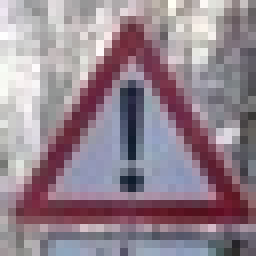
#> input picture additional-data/caution.jpg, 32 x 32 px (shown 8 times larger); its folder holds 4 pictures in this run
$ jupyter execute --allow-errors Traffic_Sign_Classifier.ipynb   (shell and % lines are left out)
#> lines starting #> are read from the running program, lines starting #| are printed output that depends on the picture
# Self-Driving Car Engineer Nanodegree

## Deep Learning

## Project: Build a Traffic Sign Recognition Classifier

In this notebook, a template is provided for you to implement your functionality in stages, which is required to successfully complete this project. If additional code is required that cannot be included in the notebook, be sure that the Python code is successfully imported and included in your submission if necessary.

> **Note**: Once you have completed all of the code implementations, you need to finalize your work by exporting the iPython Notebook as an HTML document. Before exporting the notebook to html, all of the code cells need to have been run so that reviewers can see the final implementation and output. You can then export the notebook by using the menu above and navigating to  \n",
    "**File -> Download as -> HTML (.html)**. Include the finished document along with this notebook as your submission.

In addition to implementing code, there is a writeup to complete. The writeup should be completed in a separate file, which can be either a markdown file or a pdf document. There is a [write up template](https://github.com/udacity/CarND-Traffic-Sign-Classifier-Project/blob/master/writeup_template.md) that can be used to guide the writing process. Completing the code template and writeup template will cover all of the [rubric points](https://review.udacity.com/#!/rubrics/481/view) for this project.

The [rubric](https://review.udacity.com/#!/rubrics/481/view) contains "Stand Out Suggestions" for enhancing the project beyond the minimum requirements. The stand out suggestions are optional. If you decide to pursue the "stand out suggestions", you can include the code in this Ipython notebook and also discuss the results in the writeup file.

>**Note:** Code and Markdown cells can be executed using the **Shift + Enter** keyboard shortcut. In addition, Markdown cells can be edited by typically double-clicking the cell to enter edit mode.

---
## Step 0: Load The Data

[cell 1]
# Load pickled data
import pickle

# TODO: Fill this in based on where you saved the training and testing data
DATA_FOLDER = '../data'

training_file = DATA_FOLDER + '/train.p'
validation_file= DATA_FOLDER + '/valid.p'
testing_file = DATA_FOLDER + '/test.p'


#> (the rest of this cell did not finish here and is left out)

---

## Step 1: Dataset Summary & Exploration

The pickled data is a dictionary with 4 key/value pairs:

- `'features'` is a 4D array containing raw pixel data of the traffic sign images, (num examples, width, height, channels).
- `'labels'` is a 1D array containing the label/class id of the traffic sign. The file `signnames.csv` contains id -> name mappings for each id.
- `'sizes'` is a list containing tuples, (width, height) representing the original width and height the image.
- `'coords'` is a list containing tuples, (x1, y1, x2, y2) representing coordinates of a bounding box around the sign in the image. **THESE COORDINATES ASSUME THE ORIGINAL IMAGE. THE PICKLED DATA CONTAINS RESIZED VERSIONS (32 by 32) OF THESE IMAGES**

Complete the basic data summary below. Use python, numpy and/or pandas methods to calculate the data summary rather than hard coding the results. For example, the [pandas shape method](http://pandas.pydata.org/pandas-docs/stable/generated/pandas.DataFrame.shape.html) might be useful for calculating some of the summary results.

### Provide a Basic Summary of the Data Set Using Python, Numpy and/or Pandas

[cell 2]
### Replace each question mark with the appropriate value.
### Use python, pandas or numpy methods rather than hard coding the results
import numpy as np

# TODO: Number of training examples
#> (the rest of this cell did not finish here and is left out)

### Include an exploratory visualization of the dataset

Visualize the German Traffic Signs Dataset using the pickled file(s). This is open ended, suggestions include: plotting traffic sign images, plotting the count of each sign, etc.

The [Matplotlib](http://matplotlib.org/) [examples](http://matplotlib.org/examples/index.html) and [gallery](http://matplotlib.org/gallery.html) pages are a great resource for doing visualizations in Python.

**NOTE:** It's recommended you start with something simple first. If you wish to do more, come back to it after you've completed the rest of the sections. It can be interesting to look at the distribution of classes in the training, validation and test set. Is the distribution the same? Are there more examples of some classes than others?

[cell 3]
### Data exploration visualization code goes here.
### Feel free to use as many code cells as needed.
# [17 lines left out: function display, not called in this run]

import matplotlib.pyplot as plt
# Visualizations will be shown in the notebook.

import csv
import random
import numpy as np
import matplotlib.pyplot as plt

sign_names = []
#> (the rest of this cell did not finish here and is left out)

[cell 4]
#Data Analysis
import random
import numpy
from matplotlib import pyplot
import numpy as np

# plotting the count of each sign
def get_data_stats():

    global y_train, y_test
    y_pos = range(n_classes)


    label_list = y_train.tolist()
    label_test_list = y_test.tolist()

    sign_type = ([label_list.count(n_class) for n_class in range(n_classes)])
    sign_test_type = ([label_test_list.count(n_class) for n_class in range(n_classes)])

    plt.figure(figsize=(20,10))
    plt.bar(y_pos, sign_type, tick_label = range(43), label = 'train')
    plt.bar(y_pos, sign_test_type, label = 'test')
    plt.ylabel('Sample Count')
    plt.xlabel('Sample Class')
    plt.legend(loc='upper right')
    plt.show()

    print("minimum samples for any label in training data:", min(np.bincount(y_train)))
    print("maximum samples for any label in training data:", max(np.bincount(y_train)))

    print("minimum samples for any label in test data:", min(np.bincount(y_test)))
    print("maximum samples for any label in test data:", max(np.bincount(y_test)))


#> (the rest of this cell did not finish here and is left out)

[cell 5]
#util function -> update progress bar
import sys

def update_progress(progress, final_count):
    barLength = 1 # Modify this to change the length of the progress bar
    status = ""
    if isinstance(progress, int):
        progress = float(progress)
    if not isinstance(progress, float):
        progress = 0
        status = "error: progress var must be float\r\n"
    if progress < 0:
        progress = 0
        status = "Halt...\r\n"
    if progress >= final_count:
        progress = final_count
        status = "Done...\r\n"


    block = int((barLength*progress/final_count)*10)
    #print('block->', block, ' barLength->', barLength, ' barlength-block->', (barLength-block),
    #     ' progress %', int((progress/final_count)*100))
    text = "\rPercent: [{0}] {1}% {2}".format( "#"*block + "-"*(barLength-block),
                                              int((progress/final_count)*100), status)
    sys.stdout.write(text)
    sys.stdout.flush()

----

## Step 2: Design and Test a Model Architecture

Design and implement a deep learning model that learns to recognize traffic signs. Train and test your model on the [German Traffic Sign Dataset](http://benchmark.ini.rub.de/?section=gtsrb&subsection=dataset).

The LeNet-5 implementation shown in the [classroom](https://classroom.udacity.com/nanodegrees/nd013/parts/fbf77062-5703-404e-b60c-95b78b2f3f9e/modules/6df7ae49-c61c-4bb2-a23e-6527e69209ec/lessons/601ae704-1035-4287-8b11-e2c2716217ad/concepts/d4aca031-508f-4e0b-b493-e7b706120f81) at the end of the CNN lesson is a solid starting point. You'll have to change the number of classes and possibly the preprocessing, but aside from that it's plug and play!

With the LeNet-5 solution from the lecture, you should expect a validation set accuracy of about 0.89. To meet specifications, the validation set accuracy will need to be at least 0.93. It is possible to get an even higher accuracy, but 0.93 is the minimum for a successful project submission.

There are various aspects to consider when thinking about this problem:

- Neural network architecture (is the network over or underfitting?)
- Play around preprocessing techniques (normalization, rgb to grayscale, etc)
- Number of examples per label (some have more than others).
- Generate fake data.

Here is an example of a [published baseline model on this problem](http://yann.lecun.com/exdb/publis/pdf/sermanet-ijcnn-11.pdf). It's not required to be familiar with the approach used in the paper but, it's good practice to try to read papers like these.

### Pre-process the Data Set (normalization, grayscale, etc.)

Minimally, the image data should be normalized so that the data has mean zero and equal variance. For image data, `(pixel - 128)/ 128` is a quick way to approximately normalize the data and can be used in this project.

Other pre-processing steps are optional. You can try different techniques to see if it improves performance.

Use the code cell (or multiple code cells, if necessary) to implement the first step of your project.

[cell 6]
### Preprocess the data here. It is required to normalize the data. Other preprocessing steps could include
### converting to grayscale, etc.
### Feel free to use as many code cells as needed.

#data proprocessing function
from skimage import exposure


# [81 lines left out: functions augment_brightness_camera_images, transform_image, extended_augment_limit_diff, not called in this run]


def greyscale(inp_ar):
    inp_ar = 0.299 * inp_ar[:, :, :, 0] + 0.587 * inp_ar[:, :, :, 1] + 0.114 * inp_ar[:, :, :, 2]
    return inp_ar

def normalize(inp_ar):
    inp_ar = (inp_ar / 255.).astype(np.float32)
    return inp_ar

# [5 lines left out: function hist_equalize, not called in this run]

def reshape_after_augment(inp_ar):
    inp_ar = np.reshape(inp_ar, (inp_ar.shape[0], inp_ar.shape[2], inp_ar.shape[2], 1))
    return inp_ar

[cell 7]
### Preprocess the data here. It is required to normalize the data. Other preprocessing steps could include
### converting to grayscale, etc.
import numpy as np
import cv2
from sklearn.utils import shuffle
from skimage import exposure

#greyscale conversion
#print(X_train.shape)
#> (the rest of this cell did not finish here and is left out)

#> (a cell that did not finish here is left out)

#> (a cell that did not finish here is left out)

### Model Architecture

[cell 10]
### Define your architecture here.
### Feel free to use as many code cells as needed.
#Modified LeNet Architecture

#conv1->relu->pool->dropout->conv2->relu->pool->dropout->conv3->relu->pool->dropout->fc1->rel
import tensorflow as tf
from tensorflow.contrib.layers import flatten

conv1_W = None;
conv2_W = None;
conv3_W = None
fc1_W = None;
fc2_W = None;

# [91 lines left out: function LeNet, not called in this run]

### Train, Validate and Test the Model

A validation set can be used to assess how well the model is performing. A low accuracy on the training and validation
sets imply underfitting. A high accuracy on the training set but low accuracy on the validation set implies overfitting.

[cell 11]
### Train your model here.
### Calculate and report the accuracy on the training and validation set.
### Once a final model architecture is selected,
### the accuracy on the test set should be calculated and reported as well.
### Feel free to use as many code cells as needed.
from sklearn.utils import shuffle
import matplotlib.pyplot as plt

#> (the rest of this cell did not finish here and is left out)

#> (a cell that did not finish here is left out)

---

## Step 3: Test a Model on New Images

To give yourself more insight into how your model is working, download at least five pictures of German traffic signs from the web and use your model to predict the traffic sign type.

You may find `signnames.csv` useful as it contains mappings from the class id (integer) to the actual sign name.

### Load and Output the Images

[cell 13]
### Load the images and plot them here.
### Feel free to use as many code cells as needed.
import matplotlib.pyplot as plt
import matplotlib.image as mpimg
import matplotlib
import numpy as np
import cv2
import os

additional_data_dir = 'additional-data/'

additional_images = []
for filename in os.listdir(additional_data_dir):
    if not os.path.isdir(filename):
        image = mpimg.imread(os.path.join(additional_data_dir, filename))
#> image is the input picture: shape (32, 32, 3); mean R, G, B 148.4, 132, 142.9
        print('image file', filename, ' image shape->', image.shape)
#| image file caution.jpg  image shape-> (32, 32, 3)
        image = cv2.resize(image, (32, 32))
        #image = np.reshape(image, (32, 32, 3))
        plt.imshow(image)
        print('image file', filename, ' image shape->', image.shape)
#| image file caution.jpg  image shape-> (32, 32, 3)
        additional_images.append(np.array(image))
#> pass 2 of the loop `for filename in os.listdir(additional_data_dir):`:
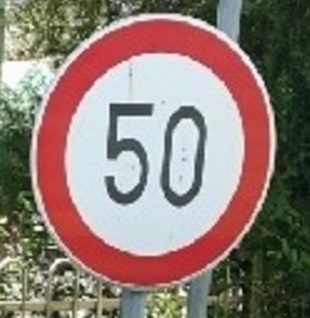
#> input picture additional-data/fifty-speed-limit.jpg, 310 x 318 px
#> image is the input picture: shape (318, 310, 3); mean R, G, B 142.5, 124.6, 116.8
#| image file fifty-speed-limit.jpg  image shape-> (318, 310, 3)
#> `image = cv2.resize(image, (32, 32))`:
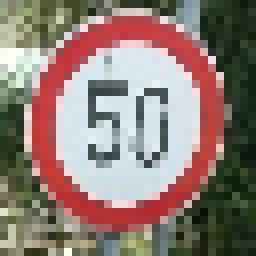
#> image: shape (32, 32, 3) (shown 8 times larger); mean R, G, B 142.1, 124.2, 116.3
#| image file fifty-speed-limit.jpg  image shape-> (32, 32, 3)
#> pass 3 of the loop `for filename in os.listdir(additional_data_dir):`:
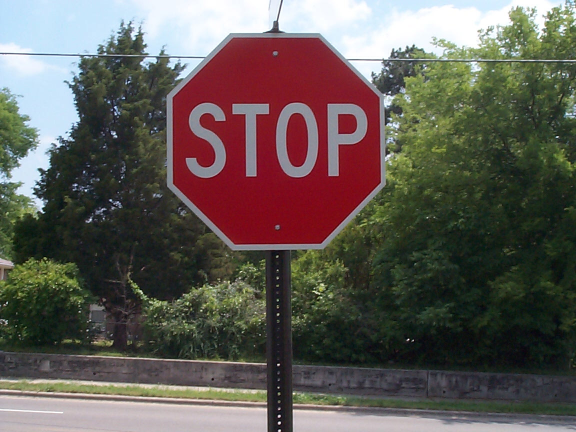
#> input picture additional-data/stop.jpg, 1152 x 864 px (shown at 1/2 size)
#> image is the input picture: shape (864, 1152, 3); mean R, G, B 98.2, 91.8, 86.1
#| image file stop.jpg  image shape-> (864, 1152, 3)
#> `image = cv2.resize(image, (32, 32))`:
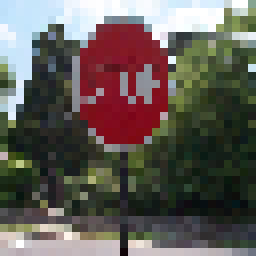
#> image: shape (32, 32, 3) (shown 8 times larger); mean R, G, B 98.8, 92.6, 87
#| image file stop.jpg  image shape-> (32, 32, 3)
#> the loop made 4 passes; the first 3 are shown

additional_images = np.asarray(additional_images)
print (additional_images.shape)
#| (4, 32, 32, 3)


#greyscale conversion
additional_images = 0.299 * additional_images[:, :, :, 0] + 0.587 * additional_images[:, :, :, 1] + 0.114 * additional_images[:, :, :, 2]
print('greyscale conversion done...')

#normalization
additional_images = (additional_images / 255.).astype(np.float32)
print('normalization done...')

# Apply localized histogram localization
for i in range(additional_images.shape[0]):
        additional_images[i] = exposure.equalize_adapthist(additional_images[i])
        update_progress(i, additional_images.shape[0])
print('train histogram equalization done...')


additional_images = np.reshape(additional_images, (additional_images.shape[0], additional_images.shape[2],
                                                   additional_images.shape[2], 1))


y_additional_images = [18, 1, 34, 14, 2]
y_additional_images = np.asarray(y_additional_images)

sample_frame_2 = plt.figure(figsize=(6,6))
axes = []
for i in range(0, len(additional_images)):
    axis_2 = sample_frame_2.add_subplot(2,5,i+1)
    axis_2.set_xlabel(y_additional_images[i])
    plt.xticks(np.array([]))
    plt.yticks(np.array([]))
    axis_2.imshow(additional_images[i].squeeze(), cmap = 'gray')
plt.tight_layout(h_pad=0, w_pad=0)
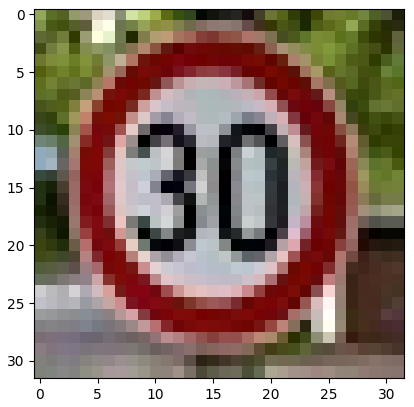
#> figure drawn by matplotlib, 1 panel
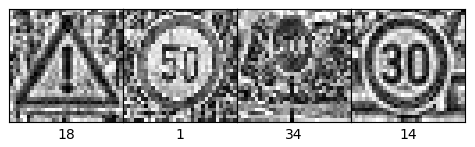
#> figure drawn by matplotlib, 4 panels

### Predict the Sign Type for Each Image

#> (a cell that did not finish here is left out)

### Analyze Performance

[cell 15]
### Calculate the accuracy for these 5 new images.
### For example, if the model predicted 1 out of 5 signs correctly, it's 20% accurate on these new images.

Internet_results = []
#> (the rest of this cell did not finish here and is left out)

### Output Top 5 Softmax Probabilities For Each Image Found on the Web

For each of the new images, print out the model's softmax probabilities to show the **certainty** of the model's predictions (limit the output to the top 5 probabilities for each image). [`tf.nn.top_k`](https://www.tensorflow.org/versions/r0.12/api_docs/python/nn.html#top_k) could prove helpful here.

The example below demonstrates how tf.nn.top_k can be used to find the top k predictions for each image.

`tf.nn.top_k` will return the values and indices (class ids) of the top k predictions. So if k=3, for each sign, it'll return the 3 largest probabilities (out of a possible 43) and the correspoding class ids.

Take this numpy array as an example. The values in the array represent predictions. The array contains softmax probabilities for five candidate images with six possible classes. `tf.nn.top_k` is used to choose the three classes with the highest probability:

```
# (5, 6) array
a = np.array([[ 0.24879643,  0.07032244,  0.12641572,  0.34763842,  0.07893497,
         0.12789202],
       [ 0.28086119,  0.27569815,  0.08594638,  0.0178669 ,  0.18063401,
         0.15899337],
       [ 0.26076848,  0.23664738,  0.08020603,  0.07001922,  0.1134371 ,
         0.23892179],
       [ 0.11943333,  0.29198961,  0.02605103,  0.26234032,  0.1351348 ,
         0.16505091],
       [ 0.09561176,  0.34396535,  0.0643941 ,  0.16240774,  0.24206137,
         0.09155967]])
```

Running it through `sess.run(tf.nn.top_k(tf.constant(a), k=3))` produces:

```
TopKV2(values=array([[ 0.34763842,  0.24879643,  0.12789202],
       [ 0.28086119,  0.27569815,  0.18063401],
       [ 0.26076848,  0.23892179,  0.23664738],
       [ 0.29198961,  0.26234032,  0.16505091],
       [ 0.34396535,  0.24206137,  0.16240774]]), indices=array([[3, 0, 5],
       [0, 1, 4],
       [0, 5, 1],
       [1, 3, 5],
       [1, 4, 3]], dtype=int32))
```

Looking just at the first row we get `[ 0.34763842,  0.24879643,  0.12789202]`, you can confirm these are the 3 largest probabilities in `a`. You'll also notice `[3, 0, 5]` are the corresponding indices.

#> (a cell that did not finish here is left out)

### Project Writeup

Once you have completed the code implementation, document your results in a project writeup using this [template](https://github.com/udacity/CarND-Traffic-Sign-Classifier-Project/blob/master/writeup_template.md) as a guide. The writeup can be in a markdown or pdf file.

> **Note**: Once you have completed all of the code implementations and successfully answered each question above, you may finalize your work by exporting the iPython Notebook as an HTML document. You can do this by using the menu above and navigating to  \n",
    "**File -> Download as -> HTML (.html)**. Include the finished document along with this notebook as your submission.

---

## Step 4 (Optional): Visualize the Neural Network's State with Test Images

 This Section is not required to complete but acts as an additional excersise for understaning the output of a neural network's weights. While neural networks can be a great learning device they are often referred to as a black box. We can understand what the weights of a neural network look like better by plotting their feature maps. After successfully training your neural network you can see what it's feature maps look like by plotting the output of the network's weight layers in response to a test stimuli image. From these plotted feature maps, it's possible to see what characteristics of an image the network finds interesting. For a sign, maybe the inner network feature maps react with high activation to the sign's boundary outline or to the contrast in the sign's painted symbol.

 Provided for you below is the function code that allows you to get the visualization output of any tensorflow weight layer you want. The inputs to the function should be a stimuli image, one used during training or a new one you provided, and then the tensorflow variable name that represents the layer's state during the training process, for instance if you wanted to see what the [LeNet lab's](https://classroom.udacity.com/nanodegrees/nd013/parts/fbf77062-5703-404e-b60c-95b78b2f3f9e/modules/6df7ae49-c61c-4bb2-a23e-6527e69209ec/lessons/601ae704-1035-4287-8b11-e2c2716217ad/concepts/d4aca031-508f-4e0b-b493-e7b706120f81) feature maps looked like for it's second convolutional layer you could enter conv2 as the tf_activation variable.

For an example of what feature map outputs look like, check out NVIDIA's results in their paper [End-to-End Deep Learning for Self-Driving Cars](https://devblogs.nvidia.com/parallelforall/deep-learning-self-driving-cars/) in the section Visualization of internal CNN State. NVIDIA was able to show that their network's inner weights had high activations to road boundary lines by comparing feature maps from an image with a clear path to one without. Try experimenting with a similar test to show that your trained network's weights are looking for interesting features, whether it's looking at differences in feature maps from images with or without a sign, or even what feature maps look like in a trained network vs a completely untrained one on the same sign image.

<figure>

 <figcaption>
 <p></p>
 <p style="text-align: center;"> Your output should look something like this (above)</p>
 </figcaption>
</figure>
 <p></p>

[cell 17]
### Visualize your network's feature maps here.
### Feel free to use as many code cells as needed.

# image_input: the test image being fed into the network to produce the feature maps
# tf_activation: should be a tf variable name used during your training procedure that represents the calculated state of a specific weight layer
# activation_min/max: can be used to view the activation contrast in more detail, by default matplot sets min and max to the actual min and max values of the output
# plt_num: used to plot out multiple different weight feature map sets on the same block, just extend the plt number for each new feature map entry


# [22 lines left out: function outputFeatureMap, not called in this run]

[cell 18]
additional_data_dir = 'additional-data/'

#additional_images = []
for filename in os.listdir(additional_data_dir):
    if not os.path.isdir(filename):
        image = mpimg.imread(os.path.join(additional_data_dir, filename))
        print('image file', filename, ' image shape->', image.shape)
#| image file caution.jpg  image shape-> (32, 32, 3)
